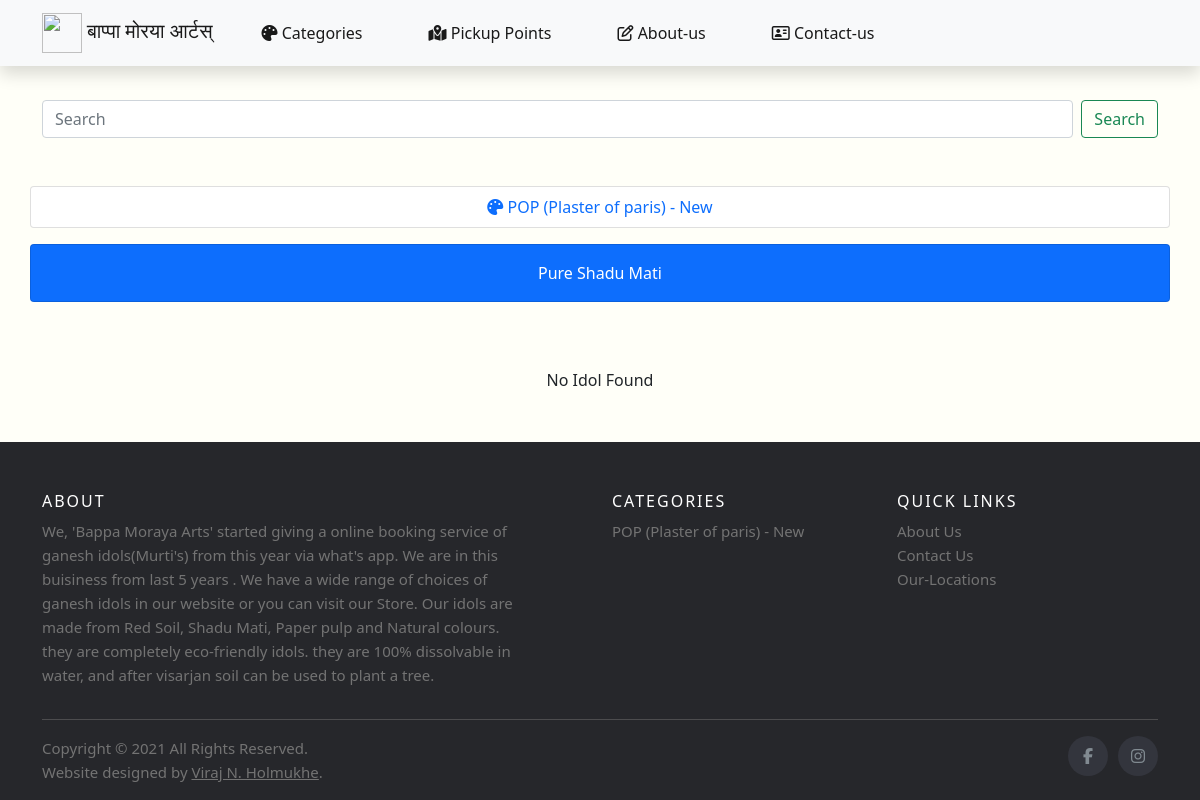
/categories_list/3, run on the app's committed database.
### AdminApp/models.py (models this page shows, shortened)
class Categories(models.Model):
    name = CharField(max_length=100)
    description = TextField(max_length=1000,blank=True)
    description_min = TextField(max_length=1000,blank=True)
    image = models.ImageField(upload_to="Images0",blank=True,default=0)
    class Meta:
        db_table = "Types_of_idols"\

### UserApp/views.py (the view)
# urls.py: path('categories_list/<cid>',views.showCategorywiseIdols),
def showCategorywiseIdols(request,cid):
    cat = Categories.objects.filter(id=6)
    cats = Categories.objects.filter(id=6)
    idol = Idol.objects.filter(category_id=cid).order_by("-id")
    obj = Categories.objects.get(id=cid)
    cat_name = obj.name
    return render(request,"UserApp/view_idols_list.html",{"cat":cat,"idol":idol,"cats":cats,"cat_name":cat_name})

### templates/UserApp/view_idols_list.html (shortened to what this page needs)
{% extends 'UserApp/index.html' %}
{% load static %}
{% block Content %}
<link rel="stylesheet" type="text/css" href="{% static 'css/showidol_list.css' %}">
<div class="container">
    <div class="row row1 mb-5">
        <form class="d-flex" action="/search_text">
            <input class="form-control me-2" type="search" placeholder="Search" aria-label="Search" name="sq">
            <button class="btn btn-outline-success" type="submit">Search</button>
        </form>
    </div>
    <div class="row">
        <div class="card">
            <ul class="nav nav-pills nav-fill">
                {% for cat in cats %}
                <li class="nav-item">
                    <a class="nav-link" href="/categories_list/{{cat.id}}"><i class="fas fa-palette"></i> {{cat.name}}</a>
                </li>
                {% endfor %}
            </ul>
        </div>
    </div>
    <div class="row ">
        <div class="card bg-primary mt-3 mb-3 text-center ">
        {% if cat_name %}
            <div class="card-body" style="color: white;">
                {{cat_name}}
            </div>
        {% else %}
            <div class="card-body" style="color: white;">
                Complete Collection
            </div>
        {% endif %}
        </div>
    </div>
    {% if idol %}
    <div class="row mt-5">
        {% for idol in idol %}
        <div class="col-md-3 detail_card">
            <div class="product-grid">
                <div class="product-image">
                    <a href="/view_idol/{{idol.id}}" class="image">
                        <img class="pic-1" src="{{idol.image1.url}}">
                    </a>
                    <span class="product-sale-label">NEW</span>
                </div>
                <div class="product-content">
                    <h3 class="title">{{idol.model_name}}-{{idol.model_no}}</h3>
                    <div class="price">{{idol.price}}.00 Rs</div>
                    <div class="product-button-group">
                        <a class="add-to-cart" href="https://wa.me/%2B917798589100?text=Hi.%20I'm%20interested%20in%20this%20Ganesh%20Murti%20--%20Model%20No:%20{{idol.model_no}}%20--Link:%20www.bappamorayaarts.com/view_idol/{{idol.id}}" target="_blank" rel="noopener"><i class="fa fa-whatsapp"></i>Book Now</a>
                    </div>
                </div>
            </div>
        </div>
        {% endfor %}
    </div>
    {% else %}
    <div class="row">
        <p style="text-align: center; margin: 50px 0px 50px 0px;">No Idol Found</p>
    </div>
    {% endif %}
</div>
{% endblock %}

### templates/UserApp/index.html (shortened to what this page needs)
{% load static %}
<!DOCTYPE html>
<html lang="en">
<head>
    <link href="https://cdn.jsdelivr.net/npm/bootstrap@5.1.0/dist/css/bootstrap.min.css" rel="stylesheet">
    <link rel="stylesheet" type="text/css" href="{% static 'css/index.css' %}">
</head>
<body>
<div class="container">
<nav class="navbar navbar-expand-lg fixed-top navbar-dark">
    <div class="container">
      <a class="navbar-brand" style="font-family: 'Amita', cursive; " href="/"><img src="{% static 'Images/bmalogo_wos.png' %}" alt="" height="40" width="40"> बाप्पा मोरया आर्टस्</a>
      <div class="collapse navbar-collapse" id="navbarTogglerDemo03">
        <ul class="navbar-nav me-auto mb-2 mb-lg-0 ">
          <li class="nav-item">
            <a class="nav-link active" href="/#categories"><i class="fas fa-palette"></i> Categories</a>
          </li>
          <li class="nav-item">
            <a class="nav-link active " href="/#locations"><i class="fas fa-map-marked-alt"></i> Pickup Points</a>
          </li>
          <li class="nav-item">
            <a class="nav-link active" href="/#about_us"><i class="far fa-edit"></i> About-us</a>
          </li>
          <li class="nav-item">
            <a class="nav-link active" href="/#conatact_us"><i class="far fa-address-card"></i> Contact-us</a>
          </li>
        </ul>
      </div>
    </div>
</nav>
</div>
{% block Content %}
{% endblock %}
<footer class="site-footer">
  <div class="container">
    <div class="row">
      <div class="col-sm-12 col-md-6" >
        <h6>About</h6>
          <p class="text-justify" style="padding-right: 60px;">    We, 'Bappa Moraya Arts' started giving a online booking service of ganesh idols(Murti's)  from this year via what's app. We are in this buisiness from last 5 years .
          We have a wide range of choices of ganesh idols in our website or you can visit our Store.
          Our idols are made from Red Soil, Shadu Mati, Paper pulp and Natural colours. they are completely eco-friendly idols. they are 100% dissolvable in water, and after visarjan soil can be used to plant a tree.</p>
      </div>
      <div class="col-xs-6 col-md-3">
        <h6>Categories</h6>
        <ul class="footer-links">
          {% for cat in cats %}
          <li><a href="/categories_list/{{cat.id}}">{{cat.name}}</a></li>
          {% endfor %}
        </ul>
      </div>
      <div class="col-xs-6 col-md-3">
        <h6>Quick Links</h6>
        <ul class="footer-links">
          <li><a href="/#about_us">About Us</a></li>
          <li><a href="/#conatact_us">Contact Us</a></li>
          <li><a href="/#locations">Our-Locations</a></li>
        </ul>
      </div>
    </div>
    <hr>
  </div>
  <div class="container">
    <div class="row">
      <div class="col-md-8 col-sm-6 col-xs-12">
        <p class="copyright-text">Copyright &copy; 2021 All Rights Reserved.</p>
        <p class="copyright-text" >Website designed by
          <a href="https://virajholmukhe.pythonanywhere.com/" target="_blank" style="text-decoration: underline;" >Viraj N. Holmukhe</a>.
        </p>
      </div>
      <div class="col-md-4 col-sm-6 col-xs-12">
        <ul class="social-icons">
          <li><a class="facebook" href="https://www.facebook.com/watch/ashishpote9100/" target="_blank"><i class="fa fa-facebook"></i></a></li>
          <li><a class="twitter" href="https://www.instagram.com/bappamorayaarts/" target="_blank"><i class="fa fa-instagram"></i></a></li>
        </ul>
      </div>
    </div>
  </div>
</footer>
</body>
</html>

### static/css/index.css (style rules this page uses)
body { background-color: rgb(255, 255, 248); }
.nav-item { margin-left: 25px; margin-right: 25px; }
a { text-decoration: none; }
.site-footer { background-color:#26272b; padding:45px 0 20px; font-size:15px; line-height:24px; color:#737373; }
.site-footer hr { border-top-color:#bbb; opacity:0.5 }
.site-footer h6 { color:#fff; font-size:16px; text-transform:uppercase; margin-top:5px; letter-spacing:2px }
.site-footer a { color:#737373; }
.footer-links { padding-left:0; list-style:none }
.footer-links li { display:block }
.footer-links a { color:#737373 }
.site-footer .social-icons { text-align:right }
.site-footer .social-icons a { width:40px; height:40px; line-height:40px; margin-left:6px; margin-right:0; border-radius:100%; background-color:#33353d }
.copyright-text { margin:0 }
.social-icons { padding-left:0; margin-bottom:0; list-style:none }
.social-icons li { display:inline-block; margin-bottom:4px }
.social-icons a { background-color:#eceeef; color:#818a91; font-size:16px; display:inline-block; line-height:44px; width:44px; height:44px; text-align:center; margin-right:8px; border-radius:100%; -webkit-transition:all .2s linear; -o-transition:all .2s linear; transition:all .2s linear }

### static/css/showidol_list.css (style rules this page uses)
:root { --main-color1: #eb4d4b; --text-color: #131e2c; }
.row1 { margin-top: 100px; }

### data on the page
Categories: name "POP (Plaster of paris) - New"
Categories: name "Pure Shadu Mati"
